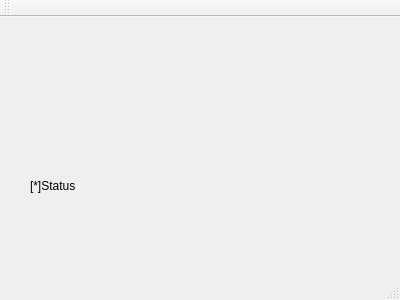
<?xml version="1.0" encoding="UTF-8"?>
<ui version="4.0">
 <class>Login</class>
 <widget class="QMainWindow" name="Login">
  <property name="geometry">
   <rect>
    <x>0</x>
    <y>0</y>
    <width>400</width>
    <height>300</height>
   </rect>
  </property>
  <property name="windowTitle">
   <string>Login</string>
  </property>
  <widget class="QWidget" name="centralWidget">
   <widget class="QLabel" name="label">
    <property name="geometry">
     <rect>
      <x>30</x>
      <y>160</y>
      <width>67</width>
      <height>17</height>
     </rect>
    </property>
    <property name="text">
     <string>[*]Status</string>
    </property>
   </widget>
  </widget>
  <widget class="QMenuBar" name="menuBar">
   <property name="geometry">
    <rect>
     <x>0</x>
     <y>0</y>
     <width>400</width>
     <height>22</height>
    </rect>
   </property>
  </widget>
  <widget class="QToolBar" name="mainToolBar">
   <attribute name="toolBarArea">
    <enum>TopToolBarArea</enum>
   </attribute>
   <attribute name="toolBarBreak">
    <bool>false</bool>
   </attribute>
  </widget>
  <widget class="QStatusBar" name="statusBar"/>
 </widget>
 <layoutdefault spacing="6" margin="11"/>
 <resources/>
 <connections/>
</ui>
